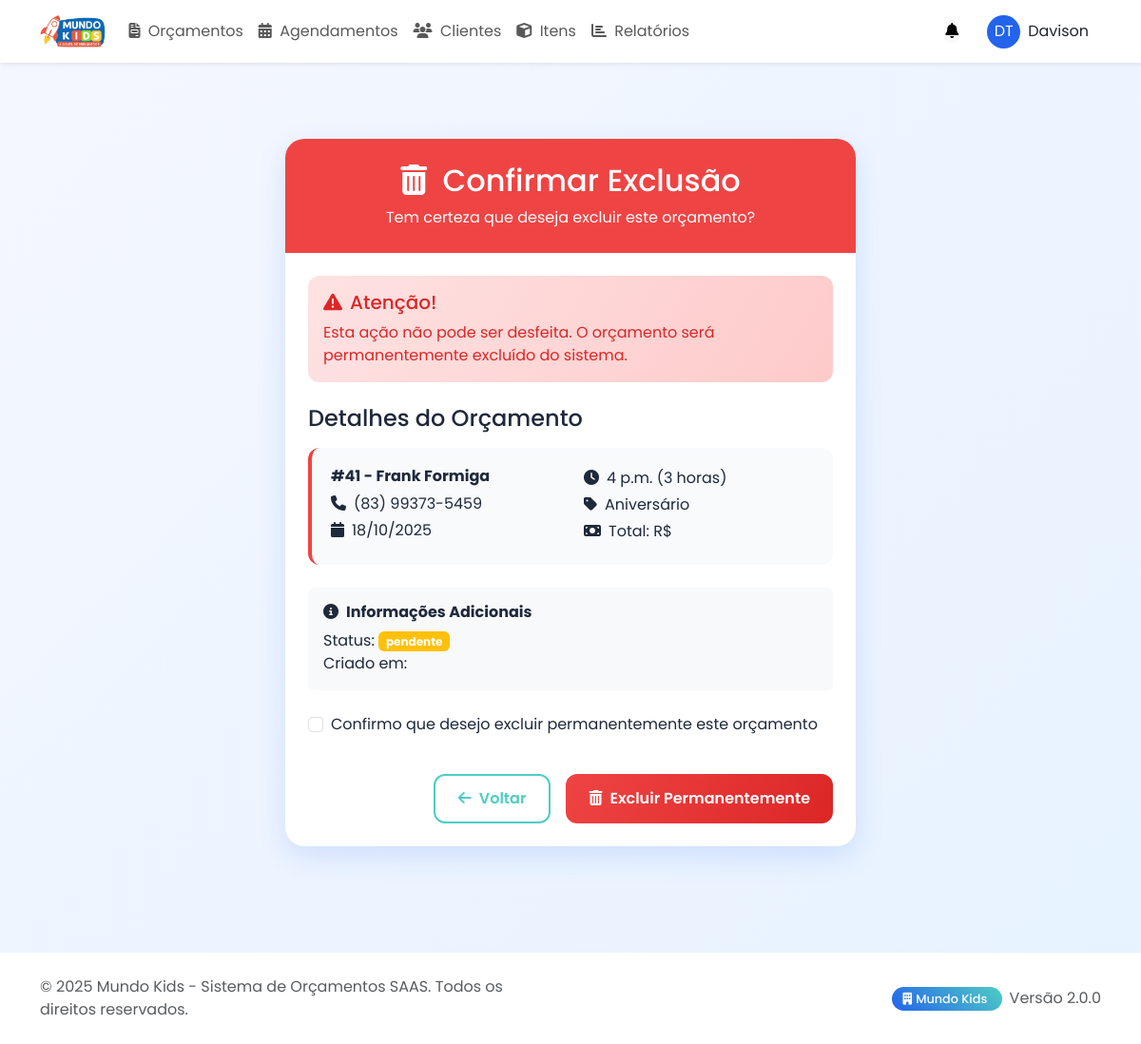
Page /orcamentos/41/excluir/ (signed in) on the committed database.
### accounts/models.py (models this page shows, shortened)
class Usuario(AbstractUser):
    empresa = models.ForeignKey(Empresa, on_delete=models.CASCADE, related_name='usuarios', verbose_name=_('Empresa'))
    telefone = models.CharField(_('Telefone'), max_length=15, blank=True, null=True)
    avatar = models.ImageField(_('Avatar'), upload_to='avatars/', blank=True, null=True)
    cargo = models.CharField(_('Cargo'), max_length=50, blank=True, null=True)
    data_nascimento = models.DateField(_('Data de Nascimento'), blank=True, null=True)
    email_confirmado = models.BooleanField(_('E-mail Confirmado'), default=False)
    class Meta:
        verbose_name = _('Usuário')
        verbose_name_plural = _('Usuários')

class Empresa(models.Model):
    nome = models.CharField(_('Nome da Empresa'), max_length=100)
    cnpj = models.CharField(_('CNPJ'), max_length=18, unique=True, blank=True, null=True)
    telefone = models.CharField(_('Telefone'), max_length=15, blank=True, null=True)
    cidade = models.CharField(_('Cidade'), max_length=100, blank=True, null=True)
    instagram = models.CharField(_('Instagram'), max_length=100, blank=True, null=True)
    whatsapp = models.CharField(_('WhatsApp'), max_length=15, blank=True, null=True)
    email = models.EmailField(_('E-mail'), blank=True, null=True)
    endereco = models.TextField(_('Endereço'), blank=True, null=True)
    data_criacao = models.DateTimeField(_('Data de Criação'), auto_now_add=True)
    ativa = models.BooleanField(_('Ativa'), default=True)
    logo = models.ImageField(upload_to='empresas/logos/', blank=True, null=True, verbose_name='Logo')
    cor_principal = models.CharField(max_length=7, default='#2463EB', verbose_name='Cor Principal')
    cor_secundaria = models.CharField(max_length=7, default='#4ECDC4', verbose_name='Cor Secundária')
    cor_acento = models.CharField(max_length=7, default='#FF6B6B', verbose_name='Cor de Acento')
    plano = models.CharField(_('Plano'), max_length=20, choices=[
        ('free', 'Free'),
        ('basic', 'Basic'),
        ('pro', 'Pro'),
        ('enterprise', 'Enterprise')
    ], default='free')
    tema_escuro = models.BooleanField(default=False, verbose_name='Tema Escuro')
    class Meta:
        verbose_name = _('Empresa')
        verbose_name_plural = _('Empresas')

### orcamentos/models.py (models this page shows, shortened)
class Orcamento(models.Model):
    STATUS_CHOICES = [
        ('pendente', 'Pendente'),
        ('confirmado', 'Confirmado'),
        ('cancelado', 'Cancelado'),
        ('concluido', 'Concluído'),
        ('reagendar', 'Reagendado'),
    ]
    empresa = models.ForeignKey(Empresa, on_delete=models.CASCADE, related_name='orcamentos')
    criado_por = models.ForeignKey(Usuario, on_delete=models.SET_NULL, null=True, related_name='orcamentos_criados')
    cliente = models.ForeignKey(Cliente, on_delete=models.CASCADE, related_name='orcamentos')
    data_criacao = models.DateTimeField(auto_now_add=True)
    data_evento = models.DateField(blank=True, null=True)
    hora_evento = models.TimeField(blank=False, default='16:00') # hora do evento
    periodo_evento = models.CharField(max_length=1, blank= False, default='3') # 1, 2, 3 horas
    desconto_geral = models.DecimalField(max_digits=5, decimal_places=2, default=0)
    observacoes = models.TextField(blank=True)
    status = models.CharField(max_length=20, choices=STATUS_CHOICES, default='pendente')
    pdf = models.FileField(upload_to='orcamentos/pdf/', blank=True, null=True)
    png = models.ImageField(upload_to='orcamentos/png/', blank=True, null=True)
    tipo_evento = models.CharField(max_length=100, blank=False, default='Aniversário') # tipo do evento
    valor_adicional = models.DecimalField(max_digits=10, decimal_places=2, default=0) # valor adicional
    endereco = models.TextField(blank=False)
    valor_pago = models.DecimalField(max_digits=10, decimal_places=2, default=0) # valor pago
    custo_operacional = models.DecimalField(max_digits=10, decimal_places=2, default=0) # custo operacional
    class Meta:
        verbose_name = "Orçamento"
        verbose_name_plural = "Orçamentos"

class Cliente(models.Model):
    empresa = models.ForeignKey(Empresa, on_delete=models.CASCADE, related_name='clientes')
    nome = models.CharField(max_length=100)
    telefone = models.CharField(max_length=20)
    data_cadastro = models.DateTimeField(auto_now_add=True)
    class Meta:
        verbose_name = "Cliente"
        verbose_name_plural = "Clientes"

### orcamentos/views.py (the view)
    def wrapper(request, *args, **kwargs):
        if not request.user.is_authenticated or not hasattr(request.user, 'empresa'):
            messages.error(request, 'Acesso não autorizado.')
            return redirect('accounts:login')
        if 'cliente_id' in kwargs:
            cliente = get_object_or_404(Cliente, id=kwargs['cliente_id'])
            if cliente.empresa != request.user.empresa:
                messages.error(request, 'Acesso não autorizado.')
                return redirect('orcamentos:lista_orcamentos')
        if 'orcamento_id' in kwargs:
            orcamento = get_object_or_404(Orcamento, id=kwargs['orcamento_id'])
            if orcamento.empresa != request.user.empresa:
                messages.error(request, 'Acesso não autorizado.')
                return redirect('orcamentos:lista_orcamentos')
        if 'item_id' in kwargs:
            item = get_object_or_404(Item, id=kwargs['item_id'])
            if item.empresa != request.user.empresa:
                messages.error(request, 'Acesso não autorizado.')
                return redirect('orcamentos:lista_itens')
        return view_func(request, *args, **kwargs)

### accounts/context_processors.py (called while the page is built, shortened)
def empresa_theme(request):
    if hasattr(request, 'user') and request.user.is_authenticated:
        if hasattr(request.user, 'empresa') and request.user.empresa:
            empresa = request.user.empresa
            return {
                'empresa_theme': {
                    'primary': empresa.cor_principal or '#2463EB',
                    'secondary': empresa.cor_secundaria or '#4ECDC4',
                    'accent': empresa.cor_acento or '#FF6B6B',
                    'dark_mode': empresa.tema_escuro or False,
                }
            }

### orcamentos/views.py (called while the page is built, shortened)
@login_required
@acesso_empresa_required
def excluir_orcamento(request, orcamento_id):
    orcamento = get_object_or_404(Orcamento.objects.filter(empresa=request.user.empresa), id=orcamento_id)
    return render(request, "orcamentos/confirmar_exclusao.html", {"orcamento": orcamento})

### orcamentos/templates/orcamentos/confirmar_exclusao.html (shortened to what this page needs)
{% extends "base.html" %}
{% load static %}
{% block content %}
<div class="container py-4">
    <div class="row justify-content-center">
        <div class="col-lg-8">
            <div class="form-container">
                <div class="form-header">
                    <h2><i class="fas fa-trash-alt me-2"></i> Confirmar Exclusão</h2>
                    <p class="mb-0">Tem certeza que deseja excluir este orçamento?</p>
                </div>
                <div class="form-body p-4">
                    <div class="alert alert-danger mb-4">
                        <h5><i class="fas fa-exclamation-triangle me-2"></i>Atenção!</h5>
                        <p class="mb-0">Esta ação não pode ser desfeita. O orçamento será permanentemente excluído do sistema.</p>
                    </div>
                    <h4 class="section-title mb-3">Detalhes do Orçamento</h4>
                    <div class="orcamento-card">
                        <div class="row">
                            <div class="col-md-6">
                                <h6 class="fw-bold">#{{ orcamento.id }} - {{ orcamento.cliente.nome }}</h6>
                                <p class="mb-1"><i class="fas fa-phone me-2"></i>{{ orcamento.cliente.telefone }}</p>
                                <p class="mb-1"><i class="fas fa-calendar me-2"></i>{{ orcamento.data_evento|date:"d/m/Y" }}</p>
                            </div>
                            <div class="col-md-6">
                                <p class="mb-1"><i class="fas fa-clock me-2"></i>{{ orcamento.hora_evento }} ({{ orcamento.periodo_evento }} horas)</p>
                                <p class="mb-1"><i class="fas fa-tag me-2"></i>{{ orcamento.tipo_evento }}</p>
                                <p class="mb-0"><i class="fas fa-money-bill me-2"></i>Total: R$ {{ orcamento.valor_total }}</p>
                            </div>
                        </div>
                    </div>
                    <div class="mt-4 p-3 bg-light rounded">
                        <h6 class="fw-bold mb-2"><i class="fas fa-info-circle me-2"></i>Informações Adicionais</h6>
                        <p class="mb-0">Status: <span class="badge bg-{% if orcamento.status == 'aprovado' %}success{% elif orcamento.status == 'pendente' %}warning{% else %}secondary{% endif %}">{{ orcamento.status }}</span></p>
                        <p class="mb-0">Criado em: {{ orcamento.criado_em|date:"d/m/Y H:i" }}</p>
                    </div>
                    <form method="post" class="mt-4">
                        <div class="form-check mb-4">
                            <input class="form-check-input" type="checkbox" id="confirmacao" name="confirmacao" required>
                            <label class="form-check-label" for="confirmacao">
                                Confirmo que desejo excluir permanentemente este orçamento
                            </label>
                        </div>
                        <div class="d-flex gap-3 justify-content-end pt-3">
                            <a href="{% url 'orcamentos:detalhes_orcamento' orcamento.id %}" class="btn btn-outline-secondary">
                                <i class="fas fa-arrow-left me-2"></i>Voltar
                            </a>
                            <button type="submit" class="btn btn-danger">
                                <i class="fas fa-trash-alt me-2"></i>Excluir Permanentemente
                            </button>
                        </div>
                    </form>
                </div>
            </div>
        </div>
    </div>
</div>
{% endblock %}

### templates/base.html (shortened to what this page needs)
<!DOCTYPE html>
<html lang="pt-BR">
<head>
    <link href="https://cdn.jsdelivr.net/npm/bootstrap@5.3.0/dist/css/bootstrap.min.css" rel="stylesheet">
    <link rel="stylesheet" href="https://cdnjs.cloudflare.com/ajax/libs/font-awesome/6.4.0/css/all.min.css">
</head>
<body>
    <nav class="navbar navbar-expand-lg bg-white shadow-sm">
        <div class="container">
            <a class="navbar-brand" href="{% url 'orcamentos:lista_orcamentos' %}">
                {% if user.empresa.logo %}
                <img src="{{ user.empresa.logo.url }}" alt="Logo" style="height: 40px; object-fit: contain;">
                {% else %}
                <i class="fas fa-child me-2"></i> {% if user.empresa %}{{ user.empresa.nome }}{% else %}MINHA EMPRESA{% endif %}
                {% endif %}
            </a>
            <div class="collapse navbar-collapse" id="navbarNav">
                <ul class="navbar-nav me-auto">
                    <li class="nav-item">
                        <a class="nav-link {% if request.resolver_match.url_name == 'lista_orcamentos' %}active{% endif %}" href="{% url 'orcamentos:lista_orcamentos' %}">
                            <i class="fas fa-file-invoice me-1"></i> Orçamentos
                        </a>
                    </li>
                    <li class="nav-item">
                        <a class="nav-link {% if request.resolver_match.url_name == 'agendamentos' %}active{% endif %}" href="{% url 'orcamentos:agendamentos' %}">
                            <i class="fas fa-calendar-alt me-1"></i> Agendamentos
                        </a>
                    </li>
                    <li class="nav-item">
                        <a class="nav-link {% if 'cliente' in request.resolver_match.url_name %}active{% endif %}" href="{% url 'orcamentos:lista_clientes' %}">
                            <i class="fas fa-users me-1"></i> Clientes
                        </a>
                    </li>
                    <li class="nav-item">
                        <a class="nav-link {% if 'item' in request.resolver_match.url_name %}active{% endif %}" href="{% url 'orcamentos:lista_itens' %}">
                            <i class="fas fa-cube me-1"></i> Itens
                        </a>
                    </li>
                    <li class="nav-item">
                        <a class="nav-link" href="{% url 'relatorios:dashboard' %}">
                            <i class="fas fa-chart-bar me-1"></i> Relatórios
                        </a>
                    </li>
                </ul>
                <div class="d-flex align-items-center">
                    <div class="dropdown me-3">
                        <button class="btn btn-light rounded-circle p-0" type="button" id="notificationsDropdown" data-bs-toggle="dropdown">
                            <i class="fas fa-bell"></i>
                        </button>
                    </div>
                    <div class="dropdown">
                        <button class="btn d-flex align-items-center" type="button" id="userDropdown" data-bs-toggle="dropdown">
                            <div class="bg-primary rounded-circle d-flex align-items-center justify-content-center me-2" style="width: 35px; height: 35px;">
                                <span class="text-white">
                                    {% if user.first_name %}{{ user.first_name|first }}{{ user.last_name|first }}{% else %}{{ user.username|first|upper }}{% endif %}
                                </span>
                            </div>
                            <span class="d-none d-md-inline">
                                {% if user.first_name %}{{ user.first_name }}{% else %}{{ user.username }}{% endif %}
                            </span>
                        </button>
                    </div>
                </div>
            </div>
        </div>
    </nav>
    <main class="main-content">
        <div class="container py-4">
            {% block content %}
            {% endblock %}
        </div>
    </main>
    <footer class="footer mt-auto">
        <div class="container">
            <div class="row align-items-center">
                <div class="col-md-6">
                    <p class="mb-0 text-muted">
                        &copy; {% now "Y" %} Mundo Kids - Sistema de Orçamentos SAAS. Todos os direitos reservados.
                    </p>
                </div>
                <div class="col-md-6 text-md-end">
                    <p class="mb-0 text-muted">
                        {% if user.empresa %}
                        <span class="empresa-badge">
                            <i class="fas fa-building me-1"></i>{{ user.empresa.nome }}
                        </span>
                        {% endif %}
                        <span class="ms-2">Versão 2.0.0</span>
                    </p>
                </div>
            </div>
        </div>
    </footer>
</body>
</html>

### rows in the picture
Usuario: empresa.logo (picture), first_name|first "D", last_name|first "T", first_name "Davison", empresa.nome "Mundo Kids"
Orcamento: id "41", cliente.nome "Frank Formiga", cliente.telefone "(83) 99373-5459", data_evento "18/10/2025", hora_evento "4 p.m.", periodo_evento "3", tipo_evento "Aniversário", status "pendente"
